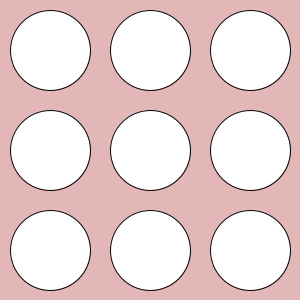
Frame 1 (no input)
Frame 60 (the mouse pressed at the canvas centre just before this capture): identical to frame 1, image omitted
Frame 120 (the mouse held since frame 60 and released just before this capture): identical to frame 1, image omitted

The Processing sketch that drew this single still picture (run headless with seeded random() and noise(); from frame 60 on, the mouse is pressed at the canvas centre):

// Processing sketch: week10_1
// ── week10_1.pde
//week10-1 好玩的程式設計 打地鼠
void setup(){
  size(300, 300);//視窗大小
}
void draw(){
  background(#E3B7B7);//綠色背景
  for(int i=0; i<3;i++){//左手i對應y座標
    for(int j=0; j<3; j++){//右手j對應x座標
      int x = j*100+50, y=i*100+50;//算出座標
      ellipse(x,y,80,80);//地鼠的洞
    }
  } 
}
